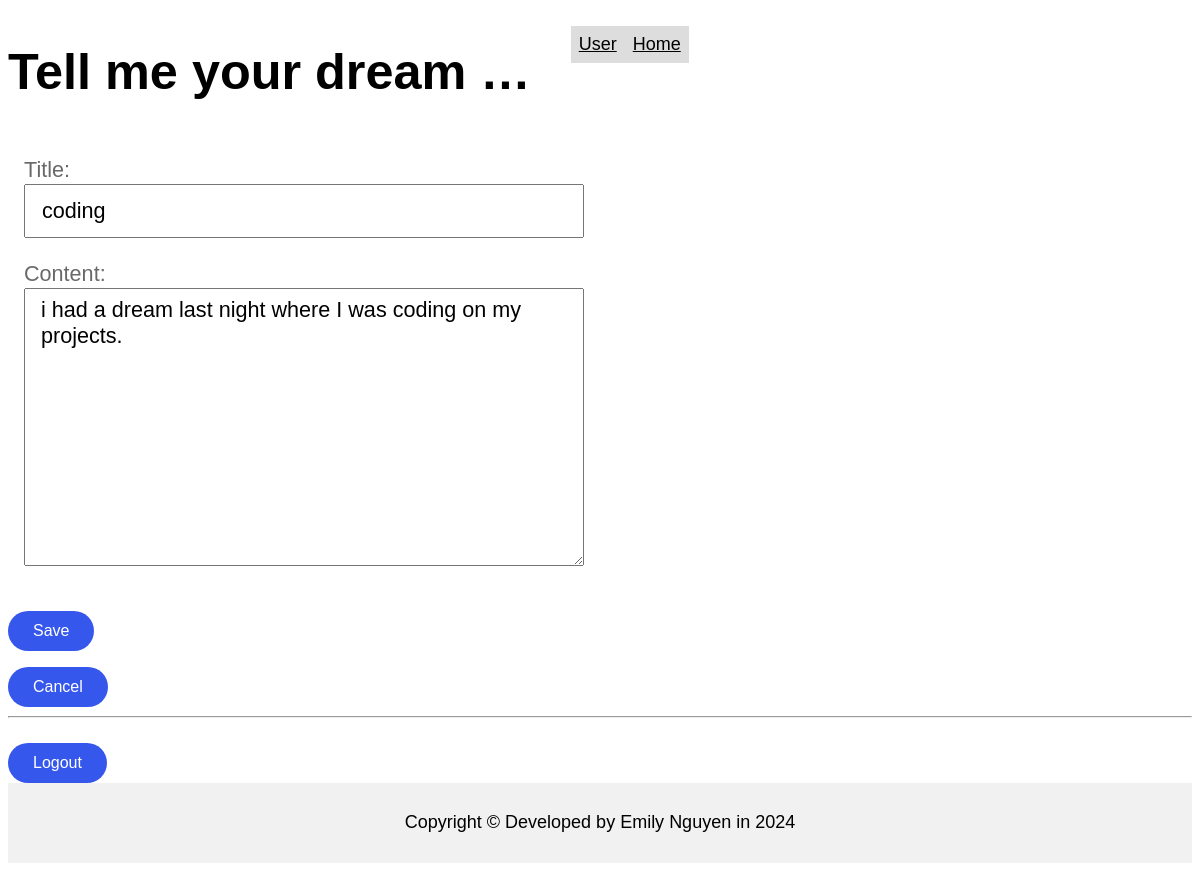
The page /entry/4/update (signed in) on the database its author committed.
### entries/models.py (models this page shows, shortened)
class Entry(models.Model):
    title = models.CharField(max_length=255)
    content = models.TextField(blank=True, null=True)
    created_at = models.DateTimeField(default=timezone.now)
    modified_at = models.DateTimeField(auto_now=True)
    class Meta:
        verbose_name_plural = "Entries"
        ordering = ('-created_at',)

### entries/views.py (the view, shortened to what this page needs)
# urls.py: path("entry/<int:pk>/update",views.EntryUpdateView.as_view(),name="entry-update"),
class EntryUpdateView(LockedView, SuccessMessageMixin, UpdateView):
    model = Entry
    fields = ['title', 'content']
    success_message = "Your note was updated!"

### entries/templates/entries/entry_form.html (shortened to what this page needs)
{% extends "entries/layout.html" %}
{% block content %}
    <form method="post">
        {{ form.as_p }}
        <input class="btn" type="submit" value="Save">
    </form>
    {% if entry %}
        <a href="{% url 'entry-detail' entry.id %}">
            <button class="btn">Cancel</button>
        </a>
    {% else %}
        <a href="{% url 'entry-list' %}">
            <button class="btn">Cancel</button>
        </a>
    {% endif %}
{% endblock %}

### entries/static/css/diary.css (style rules this page uses)
* { box-sizing: border-box; }
body { font-family: sans-serif; font-size: 18px; display: flex; flex-direction: column; min-height: 100vh; }
a { color: inherit; }
p { font-size: 1.2em; padding-left: 1rem; line-height: 1.3em; max-width: 36rem; color: dimgray; }
label { display: block; }
button, textarea, input { font-size: inherit; min-height: 2.5em; padding: 0 1rem; }
input[type="text"], textarea { width: 100%; }
textarea { padding: 0.5rem 1rem; font-family: sans-serif; }
button, input[type="submit"] { background-color: #3657eb; border: none; border-radius: 2rem; color: white; padding: 10px 25px; text-align: center; text-decoration: none; display: inline-block; font-size: 16px; margin-top: 1rem; }
.btn { background-color: #3657eb; border: none; border-radius: 2rem; color: white; padding: 10px 25px; text-align: center; text-decoration: none; display: inline-block; font-size: 16px; margin-top: 1rem; }

### rows shown on the page
Entry: title "coding", content "i had a dream last night where I was coding on my projects."
